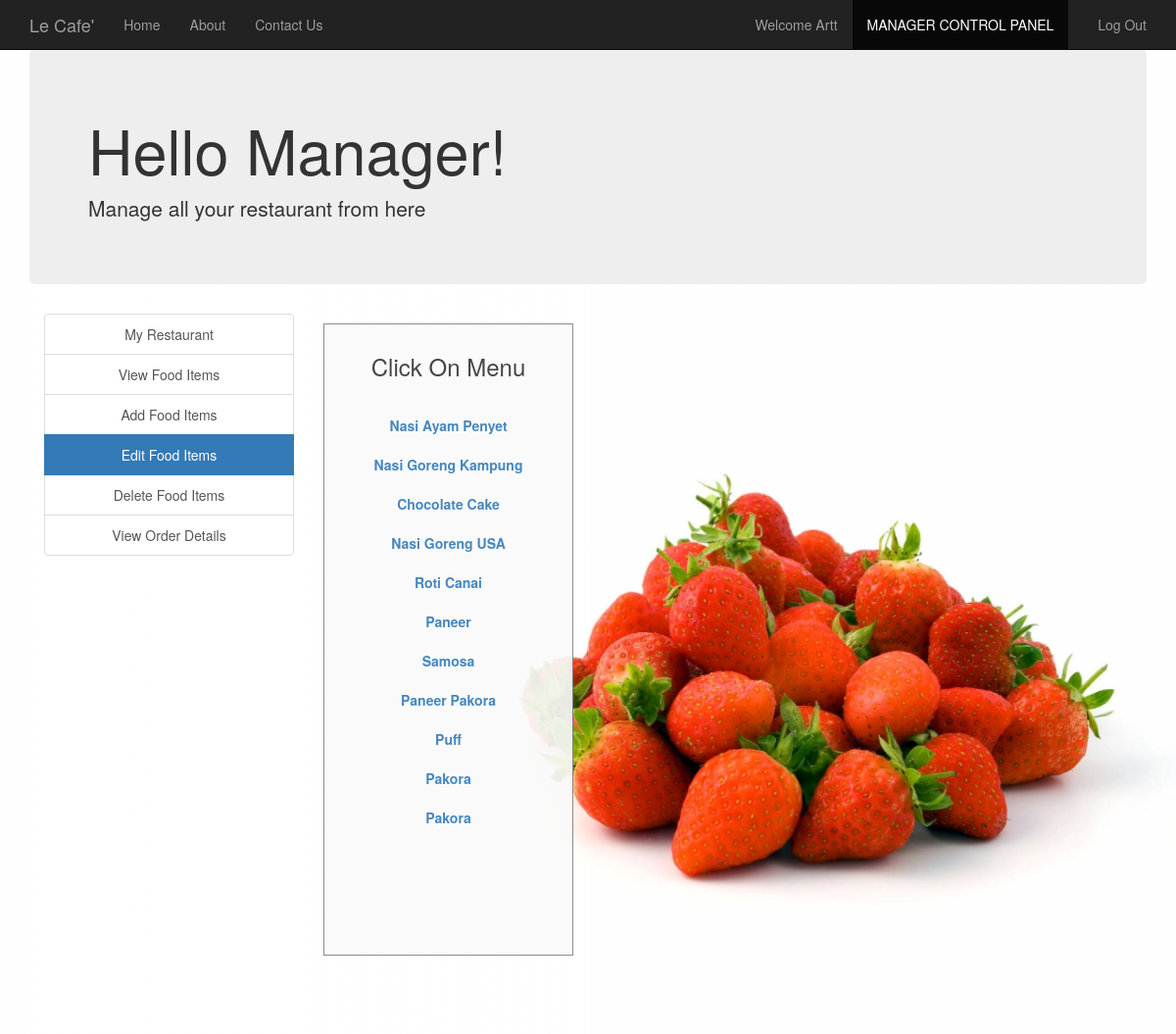
The app's page /edit_food_items.php (signed in) with its own data.
### tables this page shows
CREATE TABLE `manager` (
  `username` varchar(30) NOT NULL,
  `fullname` varchar(30) NOT NULL,
  `email` varchar(30) NOT NULL,
  `contact` varchar(30) NOT NULL,
  `address` varchar(50) NOT NULL,
  `password` varchar(30) NOT NULL
);

CREATE TABLE `food` (
  `F_ID` int(30) NOT NULL,
  `name` varchar(30) NOT NULL,
  `price` int(30) NOT NULL,
  `description` varchar(200) NOT NULL,
  `R_ID` int(30) NOT NULL,
  `images_path` varchar(200) NOT NULL,
  `options` varchar(10) NOT NULL DEFAULT 'ENABLE'
);

### session_m.php (called while the page is built, shortened)
<?php
$conn = Connect();
$user_check=$_SESSION['login_user1'];
$query = "SELECT username FROM MANAGER WHERE username = '$user_check'";
$ses_sql = mysqli_query($conn, $query);
$row = mysqli_fetch_assoc($ses_sql);
$login_session =$row['username'];
?>

### edit_food_items.php (the view, shortened to what this page needs)
<?php
include('session_m.php');
?>
<!DOCTYPE html>
<html>
  <head>
  </head>
  <link rel="stylesheet" type = "text/css" href ="css/edit_food_items.css">
  <link rel="stylesheet" type = "text/css" href ="css/bootstrap.min.css">
  <body>
    <nav class="navbar navbar-inverse navbar-fixed-top navigation-clean-search" role="navigation">
      <div class="container">
        <div class="navbar-header">
          <a class="navbar-brand" href="/">Le Cafe'</a>
        </div>
        <div class="collapse navbar-collapse " id="myNavbar">
          <ul class="nav navbar-nav">
            <li><a href="/index">Home</a></li>
            <li><a href="/aboutus">About</a></li>
            <li><a href="/contactus">Contact Us</a></li>
          </ul>
          <ul class="nav navbar-nav navbar-right">
            <li><a href="#"><span class="glyphicon glyphicon-user"></span> Welcome <?php echo $login_session; ?> </a></li>
            <li class="active"> <a href="/managerlogin">MANAGER CONTROL PANEL</a></li>
            <li><a href="/logout_m"><span class="glyphicon glyphicon-log-out"></span> Log Out </a></li>
          </ul>
        </div>
      </div>
    </nav>
<div class="container">
    <div class="jumbotron">
     <h1>Hello Manager! </h1>
     <p>Manage all your restaurant from here</p>
    </div>
    </div>
<div class="container">
    	<div class="col-xs-3" style="text-align: center;">
    	<div class="list-group">
    		<a href="/myrestaurant" class="list-group-item ">My Restaurant</a>
    		<a href="/view_food_items" class="list-group-item ">View Food Items</a>
    		<a href="/add_food_items" class="list-group-item ">Add Food Items</a>
    		<a href="/edit_food_items" class="list-group-item active">Edit Food Items</a>
    		<a href="/delete_food_items" class="list-group-item ">Delete Food Items</a>
        <a href="/view_order_details" class="list-group-item ">View Order Details</a>
    	</div>
    </div>
<div class="col-xs-3">
  <div class="form-area" style="padding: 10px 10px 110px 10px; ">
    <div style="text-align: center;">
      <h3>Click On Menu <br><br></h3>
    </div>
    <?php
    $query = mysqli_query($conn, "SELECT * FROM food f WHERE f.R_ID IN (SELECT r.R_ID FROM RESTAURANTS r WHERE r.M_ID='$user_check') ORDER BY F_ID");
    while ($row = mysqli_fetch_array($query)) {
      ?>
      <div class="list-group" style="text-align: center;">
        <?php
      echo "<b><a href='/edit_food_items?update= {$row['F_ID']}'>{$row['name']}</a></b>";
        ?>
      </div>
    <?php
    }
    ?>
  </div>
</div>
</div>
  </body>
<br>
</html>

### css/edit_food_items.css (style rules this page uses)
body,html { height: 100%; }
body { padding-top: 50px; background-image: url('headerimg2.jpg'); background-repeat: repeat; background-size: 100%; }
.form-area { background-color: #FAFAFA; padding: 10px 40px 60px; margin: 10px 0px 60px; border: 1px solid GREY; opacity:0.9; }

### records on screen
manager: username "Artt"
food: name "Nasi Ayam Penyet"
food: name "Nasi Goreng Kampung"
food: name "Chocolate Cake"
food: name "Nasi Goreng USA"
food: name "Roti Canai"
food: name "Paneer"
food: name "Samosa"
food: name "Paneer Pakora"
food: name "Puff"
food: name "Pakora"
food: name "Pakora"
